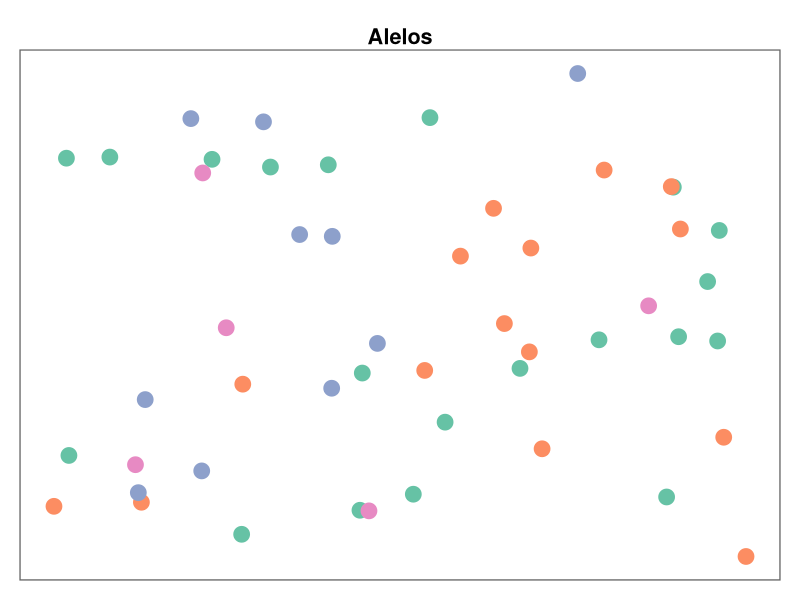
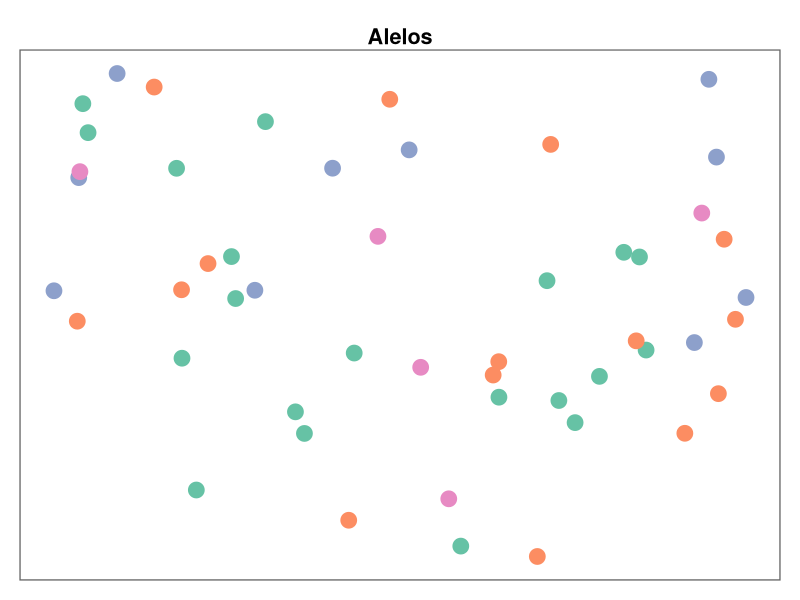
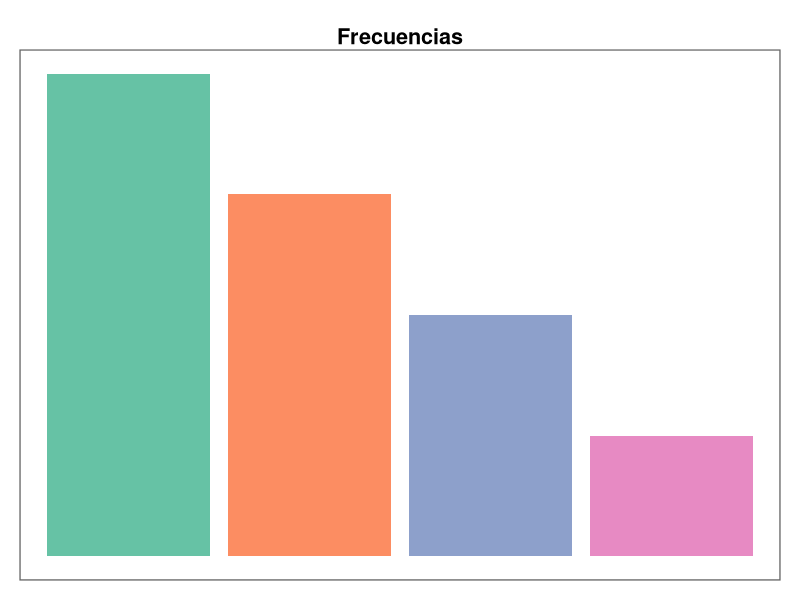
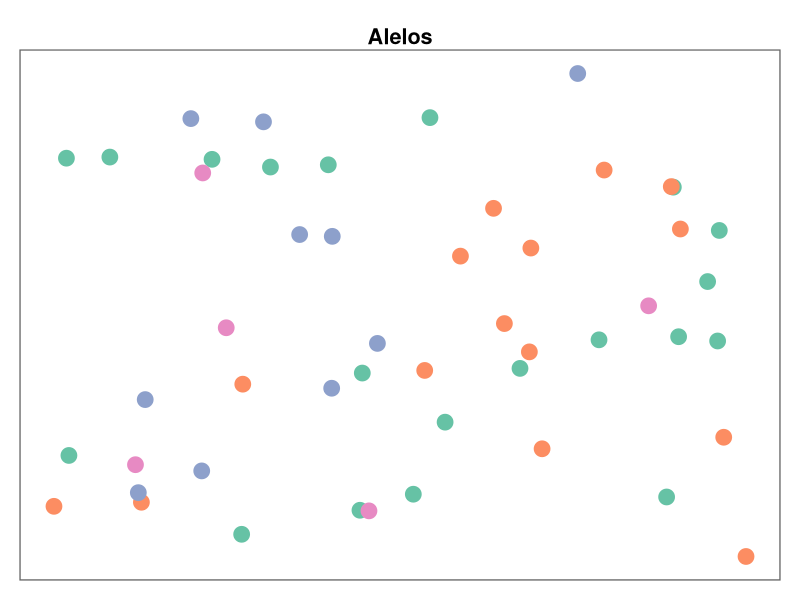
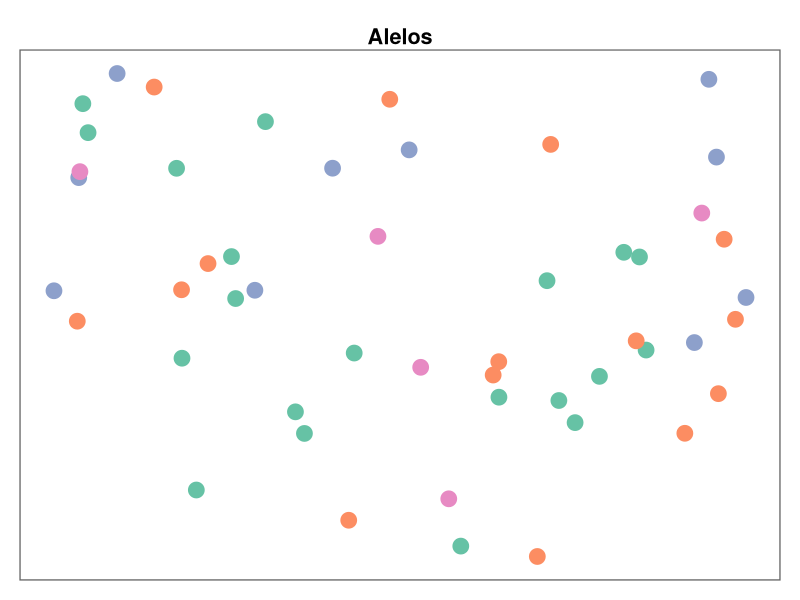
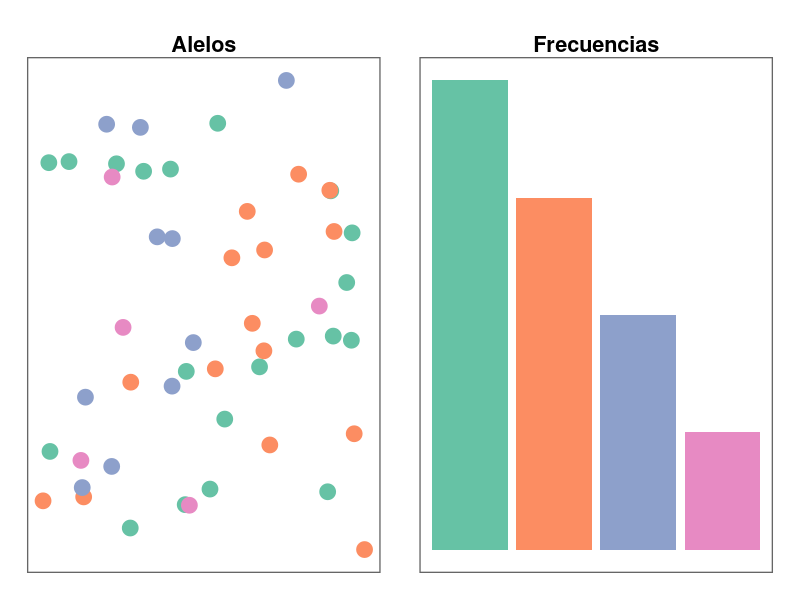
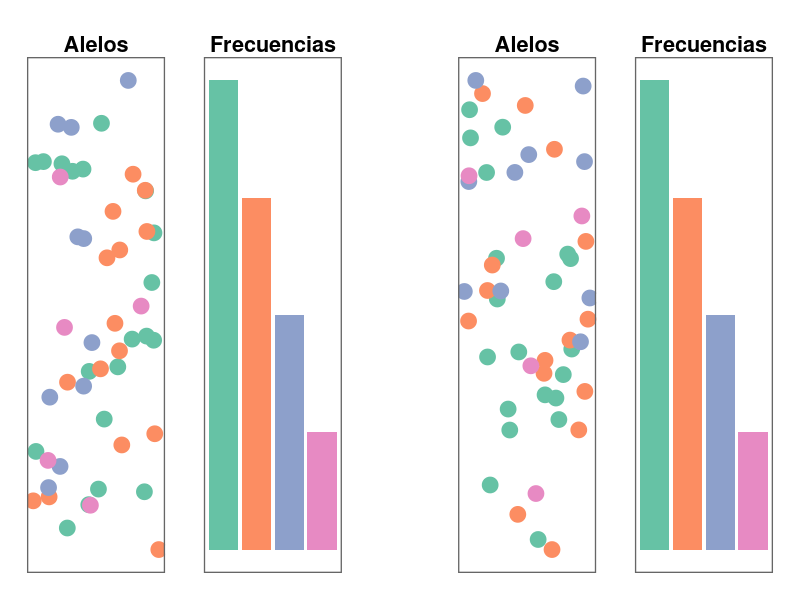
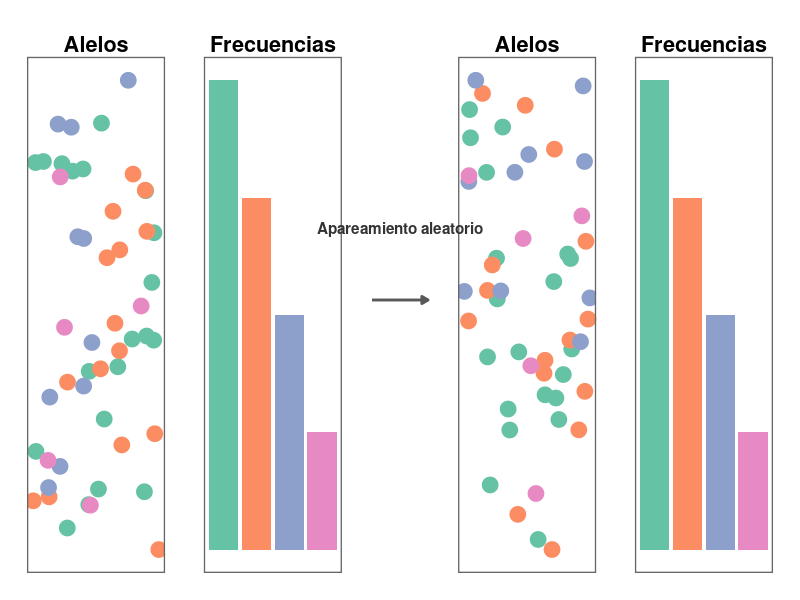

Generate these figures, in order, with R:
# barchart with 4 alleles, A1 - A4 with different frequencies summing to 1.0

library(ggplot2)
library(cowplot)

# Diagram-like style: no axes/grid, boxed panel, and breathing room.
theme_diagram <- function() {
  theme_void(base_size = 13) +
    theme(
      plot.title = element_text(hjust = 0.5, face = "bold"),
      panel.background = element_rect(fill = "white", color = NA),
      panel.border = element_rect(color = "grey40", fill = NA, linewidth = 0.9),
      plot.margin = margin(14, 14, 14, 14)
    )
}

# Create a data frame with allele frequencies
allele_data <- data.frame(
  Allele = c("A1", "A2", "A3", "A4"),
  Frequency = c(0.4, 0.3, 0.2, 0.1) # Example frequencies that sum to 1
)
allele_freq_base <- allele_data

# Create the bar chart
p_bar_left <- ggplot(
  allele_data,
  aes(x = Allele, y = Frequency, fill = Allele)
) +
  geom_bar(stat = "identity") +
  labs(title = "Frecuencias") +
  scale_fill_brewer(palette = "Set2") +
  theme_diagram() +
  theme(legend.position = "none")

ggsave(
  "lectures/04-assets/allele_frequencies-left.png",
  plot = p_bar_left,
  width = 4,
  height = 4
)

# Scatterplot for alleles A1-A4
# one point per allele, assiming 50 individuals in population,
# randomly placed in a 2D space, colored by allele
# same data as above, but with random x and y coordinates

set.seed(123) # For reproducibility
# 50 individuals
alleles <- rep(allele_data$Allele, times = round(allele_data$Frequency * 50))
x_coords <- runif(length(alleles), min = 0, max = 10) # Random x coordinates
y_coords <- runif(length(alleles), min = 0, max = 10) # Random y coordinates
allele_data <- data.frame(Allele = alleles, x = x_coords, y = y_coords)
allele_data_base <- allele_data

p_scatter <- ggplot(allele_data, aes(x = x, y = y, color = Allele)) +
  geom_point(size = 5) +
  labs(
    title = "Alelos",
  ) +
  scale_color_brewer(palette = "Set2") +
  theme_diagram() +
  theme(legend.position = "none")

p_scatter

ggsave(
  "lectures/04-assets/allele_spatial-left.png",
  plot = p_scatter,
  width = 4,
  height = 4
)

# Reshufle the alleles in space and plot again
set.seed(456) # For reproducibility
x_coords <- runif(length(alleles), min = 0, max = 10) # New random x coordinates
y_coords <- runif(length(alleles), min = 0, max = 10) # New random y coordinates
allele_data <- data.frame(Allele = alleles, x = x_coords, y = y_coords)

p_scatter_shuffled <- ggplot(allele_data, aes(x = x, y = y, color = Allele)) +
  geom_point(size = 5) +
  labs(
    title = "Alelos"
  ) +
  scale_color_brewer(palette = "Set2") +
  theme_diagram() +
  theme(legend.position = "none")

p_scatter_shuffled

ggsave(
  "lectures/04-assets/allele_spatial-right.png",
  plot = p_scatter_shuffled,
  width = 4,
  height = 4
)


# 4 panels
library(patchwork)
hw_2panels <- p_scatter +
  p_bar_left +
  plot_layout(ncol = 2, nrow = 1, widths = c(1, 1))

ggsave(
  "lectures/04-assets/hw_2panels.png",
  plot = hw_2panels,
  width = 5.4,
  height = 3
)

hw_4panels <- p_scatter +
  p_bar_left +
  plot_spacer() +
  p_scatter_shuffled +
  p_bar_left +
  plot_layout(ncol = 5, nrow = 1, widths = c(1, 1, 0.45, 1, 1))

# Overlay one labeled arrow only in the gap between panels 2 and 3.
hw_4panels_arrows <- ggdraw(hw_4panels) +
  draw_line(
    x = c(0.465, 0.535),
    y = c(0.5, 0.5),
    color = "grey35",
    size = 1,
    arrow = grid::arrow(length = grid::unit(0.18, "cm"), type = "closed")
  ) +
  draw_label(
    "Apareamiento aleatorio",
    x = 0.5,
    y = 0.62,
    size = 11,
    fontface = "bold",
    color = "grey20"
  )

ggsave(
  "lectures/04-assets/hw_4panels.png",
  plot = hw_4panels,
  width = 12,
  height = 3
)

ggsave(
  "lectures/04-assets/hw_4panels-arrows.png",
  plot = hw_4panels_arrows,
  width = 12,
  height = 3
)

# Not-HW variant: one allele frequency shifts after natural selection.
selected_freq <- data.frame(
  Allele = c("A1", "A2", "A3", "A4"),
  Frequency = c(0.6, 0.2, 0.15, 0.05)
)

p_bar_selected <- ggplot(
  selected_freq,
  aes(x = Allele, y = Frequency, fill = Allele)
) +
  geom_bar(stat = "identity") +
  labs(title = "Frecuencias") +
  scale_fill_brewer(palette = "Set2") +
  theme_diagram() +
  theme(legend.position = "none")

set.seed(789) # For reproducibility
alleles_selected <- rep(
  selected_freq$Allele,
  times = round(selected_freq$Frequency * 50)
)
allele_data_selected <- data.frame(
  Allele = alleles_selected,
  x = runif(length(alleles_selected), min = 0, max = 10),
  y = runif(length(alleles_selected), min = 0, max = 10)
)

p_scatter_selected <- ggplot(
  allele_data_selected,
  aes(x = x, y = y, color = Allele)
) +
  geom_point(size = 5) +
  labs(title = "Alelos") +
  scale_color_brewer(palette = "Set2") +
  theme_diagram() +
  theme(legend.position = "none")

not_hw_4panels <- p_scatter +
  p_bar_left +
  plot_spacer() +
  p_scatter_selected +
  p_bar_selected +
  plot_layout(ncol = 5, nrow = 1, widths = c(1, 1, 0.45, 1, 1))

not_hw_4panels_arrows <- ggdraw(not_hw_4panels) +
  draw_line(
    x = c(0.465, 0.535),
    y = c(0.5, 0.5),
    color = "grey35",
    size = 1,
    arrow = grid::arrow(length = grid::unit(0.18, "cm"), type = "closed")
  ) +
  draw_label(
    "Seleccion natural",
    x = 0.5,
    y = 0.62,
    size = 11,
    fontface = "bold",
    color = "grey20"
  )

ggsave(
  "lectures/04-assets/not_hw_4panels-selection.png",
  plot = not_hw_4panels,
  width = 12,
  height = 3
)

ggsave(
  "lectures/04-assets/not_hw_4panels-selection-arrows.png",
  plot = not_hw_4panels_arrows,
  width = 12,
  height = 3
)

# Not-HW variant: one allele is lost by drift.
drift_freq <- data.frame(
  Allele = c("A1", "A2", "A3", "A4"),
  Frequency = c(0.5, 0.3, 0.2, 0.0)
)

p_bar_drift <- ggplot(
  drift_freq,
  aes(x = Allele, y = Frequency, fill = Allele)
) +
  geom_bar(stat = "identity") +
  labs(title = "Frecuencias") +
  scale_fill_brewer(palette = "Set2") +
  theme_diagram() +
  theme(legend.position = "none")

set.seed(246) # For reproducibility
alleles_drift <- rep(
  drift_freq$Allele,
  times = round(drift_freq$Frequency * 50)
)
allele_data_drift <- data.frame(
  Allele = alleles_drift,
  x = runif(length(alleles_drift), min = 0, max = 10),
  y = runif(length(alleles_drift), min = 0, max = 10)
)

p_scatter_drift <- ggplot(
  allele_data_drift,
  aes(x = x, y = y, color = Allele)
) +
  geom_point(size = 5) +
  labs(title = "Alelos") +
  scale_color_brewer(palette = "Set2") +
  theme_diagram() +
  theme(legend.position = "none")

drift_4panels <- p_scatter +
  p_bar_left +
  plot_spacer() +
  p_scatter_drift +
  p_bar_drift +
  plot_layout(ncol = 5, nrow = 1, widths = c(1, 1, 0.45, 1, 1))

drift_4panels_arrows <- ggdraw(drift_4panels) +
  draw_line(
    x = c(0.465, 0.535),
    y = c(0.5, 0.5),
    color = "grey35",
    size = 1,
    arrow = grid::arrow(length = grid::unit(0.18, "cm"), type = "closed")
  ) +
  draw_label(
    "Deriva genetica",
    x = 0.5,
    y = 0.62,
    size = 11,
    fontface = "bold",
    color = "grey20"
  )

ggsave(
  "lectures/04-assets/not_hw_4panels-drift.png",
  plot = drift_4panels,
  width = 12,
  height = 3
)

ggsave(
  "lectures/04-assets/not_hw_4panels-drift-arrows.png",
  plot = drift_4panels_arrows,
  width = 12,
  height = 3
)

# Not-HW variant: mutation creates a new allele by changing one existing copy.
mutation_palette <- c(
  A1 = "#66C2A5",
  A2 = "#FC8D62",
  A3 = "#8DA0CB",
  A4 = "#E78AC3",
  A5 = "#E41A1C"
)

mutation_source <- allele_data_base
mutation_target <- allele_data_base
mutated_index <- which(mutation_target$Allele == "A2")[1]
mutation_target$Allele[mutated_index] <- "A5"
mutation_target$PointSize <- ifelse(mutation_target$Allele == "A5", 7, 5)

mutation_freq <- as.data.frame(table(factor(
  mutation_target$Allele,
  levels = names(mutation_palette)
)))
names(mutation_freq) <- c("Allele", "Count")
mutation_freq$Frequency <- mutation_freq$Count / sum(mutation_freq$Count)

p_bar_mutation_left <- ggplot(
  allele_freq_base,
  aes(x = Allele, y = Frequency, fill = Allele)
) +
  geom_bar(stat = "identity") +
  labs(title = "Frecuencias") +
  scale_fill_manual(
    values = mutation_palette[names(mutation_palette) != "A5"]
  ) +
  theme_diagram() +
  theme(legend.position = "none")

p_scatter_mutation_left <- ggplot(
  mutation_source,
  aes(x = x, y = y, color = Allele)
) +
  geom_point(size = 5) +
  labs(title = "Alelos") +
  scale_color_manual(
    values = mutation_palette[names(mutation_palette) != "A5"]
  ) +
  theme_diagram() +
  theme(legend.position = "none")

p_bar_mutation_right <- ggplot(
  mutation_freq,
  aes(x = Allele, y = Frequency, fill = Allele)
) +
  geom_bar(stat = "identity") +
  labs(title = "Frecuencias") +
  scale_fill_manual(values = mutation_palette) +
  theme_diagram() +
  theme(legend.position = "none")

p_scatter_mutation_right <- ggplot(
  mutation_target,
  aes(x = x, y = y, color = Allele)
) +
  geom_point(aes(size = PointSize)) +
  labs(title = "Alelos") +
  scale_color_manual(values = mutation_palette) +
  scale_size_identity() +
  theme_diagram() +
  theme(legend.position = "none")

mutation_4panels <- p_scatter_mutation_left +
  p_bar_mutation_left +
  plot_spacer() +
  p_scatter_mutation_right +
  p_bar_mutation_right +
  plot_layout(ncol = 5, nrow = 1, widths = c(1, 1, 0.45, 1, 1))

mutation_4panels_arrows <- ggdraw(mutation_4panels) +
  draw_line(
    x = c(0.465, 0.535),
    y = c(0.5, 0.5),
    color = "grey35",
    size = 1,
    arrow = grid::arrow(length = grid::unit(0.18, "cm"), type = "closed")
  ) +
  draw_label(
    "Mutacion",
    x = 0.5,
    y = 0.62,
    size = 11,
    fontface = "bold",
    color = "grey20"
  )

ggsave(
  "lectures/04-assets/not_hw_4panels-mutation.png",
  plot = mutation_4panels,
  width = 12,
  height = 3
)

ggsave(
  "lectures/04-assets/not_hw_4panels-mutation-arrows.png",
  plot = mutation_4panels_arrows,
  width = 12,
  height = 3
)

# Not-HW variant: migration adds two new copies of an outside allele.
migration_palette <- c(
  A1 = "#66C2A5",
  A2 = "#FC8D62",
  A3 = "#8DA0CB",
  A4 = "#E78AC3",
  A6 = "#FFD92F"
)

migration_source <- allele_data_base
migration_target <- allele_data_base
set.seed(321) # For reproducibility
migrant_points <- data.frame(
  Allele = c("A6", "A6"),
  x = runif(2, min = 0.8, max = 9.2),
  y = runif(2, min = 0.8, max = 9.2),
  PointSize = c(7, 7)
)
migration_target$PointSize <- 5
migration_target <- rbind(migration_target, migrant_points)

migration_freq <- as.data.frame(table(factor(
  migration_target$Allele,
  levels = names(migration_palette)
)))
names(migration_freq) <- c("Allele", "Count")
migration_freq$Frequency <- migration_freq$Count / sum(migration_freq$Count)

p_bar_migration_left <- ggplot(
  allele_freq_base,
  aes(x = Allele, y = Frequency, fill = Allele)
) +
  geom_bar(stat = "identity") +
  labs(title = "Frecuencias") +
  scale_fill_manual(
    values = migration_palette[names(migration_palette) != "A6"]
  ) +
  theme_diagram() +
  theme(legend.position = "none")

p_scatter_migration_left <- ggplot(
  migration_source,
  aes(x = x, y = y, color = Allele)
) +
  geom_point(size = 5) +
  labs(title = "Alelos") +
  scale_color_manual(
    values = migration_palette[names(migration_palette) != "A6"]
  ) +
  theme_diagram() +
  theme(legend.position = "none")

p_bar_migration_right <- ggplot(
  migration_freq,
  aes(x = Allele, y = Frequency, fill = Allele)
) +
  geom_bar(stat = "identity") +
  labs(title = "Frecuencias") +
  scale_fill_manual(values = migration_palette) +
  theme_diagram() +
  theme(legend.position = "none")

p_scatter_migration_right <- ggplot(
  migration_target,
  aes(x = x, y = y, color = Allele)
) +
  geom_point(aes(size = PointSize)) +
  labs(title = "Alelos") +
  scale_color_manual(values = migration_palette) +
  scale_size_identity() +
  theme_diagram() +
  theme(legend.position = "none")

migration_4panels <- p_scatter_migration_left +
  p_bar_migration_left +
  plot_spacer() +
  p_scatter_migration_right +
  p_bar_migration_right +
  plot_layout(ncol = 5, nrow = 1, widths = c(1, 1, 0.45, 1, 1))

migration_4panels_arrows <- ggdraw(migration_4panels) +
  draw_line(
    x = c(0.465, 0.535),
    y = c(0.5, 0.5),
    color = "grey35",
    size = 1,
    arrow = grid::arrow(length = grid::unit(0.18, "cm"), type = "closed")
  ) +
  draw_label(
    "Migracion",
    x = 0.5,
    y = 0.62,
    size = 11,
    fontface = "bold",
    color = "grey20"
  )

ggsave(
  "lectures/04-assets/not_hw_4panels-migration.png",
  plot = migration_4panels,
  width = 12,
  height = 3
)

ggsave(
  "lectures/04-assets/not_hw_4panels-migration-arrows.png",
  plot = migration_4panels_arrows,
  width = 12,
  height = 3
)
